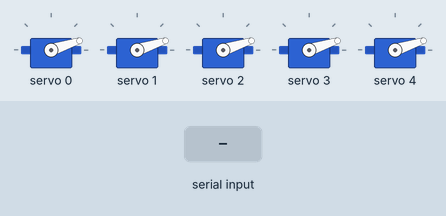
The sketch below on a simulated Arduino Uno, built with avr-gcc and run on an emulated ATmega328P. On the bench: 5 × servo. The inputs (shaded band) are chosen by the test bench.

Above: at 2.8 s.
2.9 s: "false\n" received over Serial
At 3.07 s:
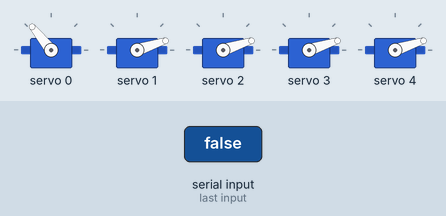
At 3.7 s:
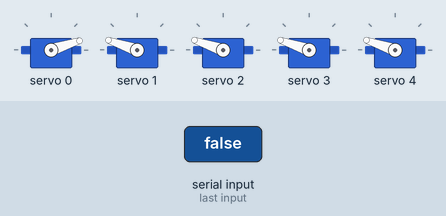
Timing chart, 0 to 6.1 s (numbered marks = the images above; inputs shaded):
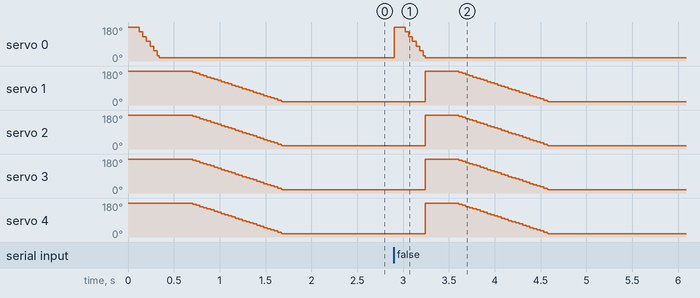

Measured:
- after the input at 2.9 s, servo 0: 18° → 180° at once, → 18° 0.12 s later

The sketch:

hand_control_using_GUI.ino
```cpp
#include <Adafruit_PWMServoDriver.h>
//#include <Servo.h>

Adafruit_PWMServoDriver pwm=Adafruit_PWMServoDriver();

const byte numChars = 32;  // 배열의 길이
char receivedChars[numChars];  // 입력받은 데이터를 저장할 길이 32짜리 배열
String previousData = "";  // 갱신된 데이터와 일치여부를 판별하기 위해 마지막으로 들어온 값을 저장할 변수
boolean newData = false;  // 데이터 갱신 여부

void setup() {  // 전원 인가 시 초기화 코드
pwm.begin();  // pwm 모듈은 기본 제공 라이브러리 코드 사용
pwm.setOscillatorFrequency(27000000);
pwm.setPWMFreq(50);
Serial.begin(57600);  // 시리얼 통신
alltorest();  //for reset, 모터 각도 초기화
}

void loop() {
  recvWithEndMarker();  // 데이터 수신
  showNewData();  // 수신된 데이터 판별
}

void recvWithEndMarker() {
    static byte ndx = 0;  // 수신되는 문자열 형태의 데이터를 하나씩 확인하기 위한 인덱스 변수
    char endMarker = '\n';  // 데이터의 끝을 확인할 마커 지정
    char rc;  // 수신된 데이터를 하나씩 저장할 변수

    while (Serial.available() > 0 && newData == false) {  // 시리얼 통신이 가능하고 새로운 데이터가 없다면
        rc = Serial.read();  // 시리얼 통신을 통해 새로운 데이터 수신

        if (rc != endMarker) {  // 현재 들어온 데이터가 엔드 마커로 지정한 개행 문자가 아니라면
            receivedChars[ndx] = rc;  // 현재 인덱스에 해당 데이터 저장
            ndx++;  // 인덱스 갱신
            if (ndx >= numChars) {  // 만약 데이터가 많아서 인덱스를 초과할 경우
                ndx = numChars - 1;  // 인덱스를 항상 끝 자리에 맞춤
            }
        }
        else {  // 현재 들어온 데이터가 엔드 마커와 일치한다면
            receivedChars[ndx] = '\0';  // 최종 인덱스에 null 값 저장
            ndx = 0;  // 다음 데이터 수신을 위한 인덱스 초기화
            newData = true;  // 데이터 갱신
        }
    }
}

void showNewData() {
    if (newData == true) {  // 데이터가 갱신되었다면(= 새로운 데이터가 들어왔다면)
        String s = receivedChars;  // 문자열 배열의 값을 문자열로 저장
        if (!s.equals(previousData)) {  // 현재 들어온 값이 이전 값과 동일하지 않고
          if (s.equals("false")) {  // 들어온 값이 false(이완 신호)라면
            alltorest();
            delay(4000);  // 실시간 스트림을 통해 현재와 반대되는 값을 받았을 경우, 이완되는 도중 수축되는 것을 방지하기 위한 딜레이
          }
          else if (s.equals("true")) {  // 들어온 값이 true(수축 신호)라면
            alltomax();
            delay(4000);
          }
        }  // 현재 들어온 데이터가 이전 데이터와 동일하다면 동작을 수행하지 않음
        newData = false;  // 데이터 판독이 끝났으므로 다음 데이터를 받기 위해 데이터 여부 갱신
        previousData = s;  // 현재 데이터를 이전 데이터로 저장
    }
}

void alltorest() {  // 손가락 이완, 동작 코드는 adafruit에서 제공하는 기본 예제를 사용
for(int min_pulse = 600; min_pulse >= 150; min_pulse--)  // 엄지 손가락을 먼저 이완시킨 후
    pwm.setPWM(0,0,min_pulse);
for(int min_pulse = 600; min_pulse >= 150; min_pulse--) {  // 나머지 손가락들을 순차적으로 이완
    pwm.setPWM(1,0,min_pulse);
    pwm.setPWM(2,0,min_pulse);
    pwm.setPWM(3,0,min_pulse);
    pwm.setPWM(4,0,min_pulse);
  }
}

void alltomax() {  // 손가락 수축
for(int min_pulse = 150; min_pulse <= 600; min_pulse++) {  // 엄지 손가락을 제외한 나머지 손가락들을 순차적으로 수축시킨 후
    pwm.setPWM(1,0,min_pulse);
    pwm.setPWM(2,0,min_pulse);
    pwm.setPWM(3,0,min_pulse);
    pwm.setPWM(4,0,min_pulse);
  }
for(int min_pulse = 150; min_pulse <= 600; min_pulse++)  // 엄지 손가락 수축
    pwm.setPWM(0,0,min_pulse);
}
```
